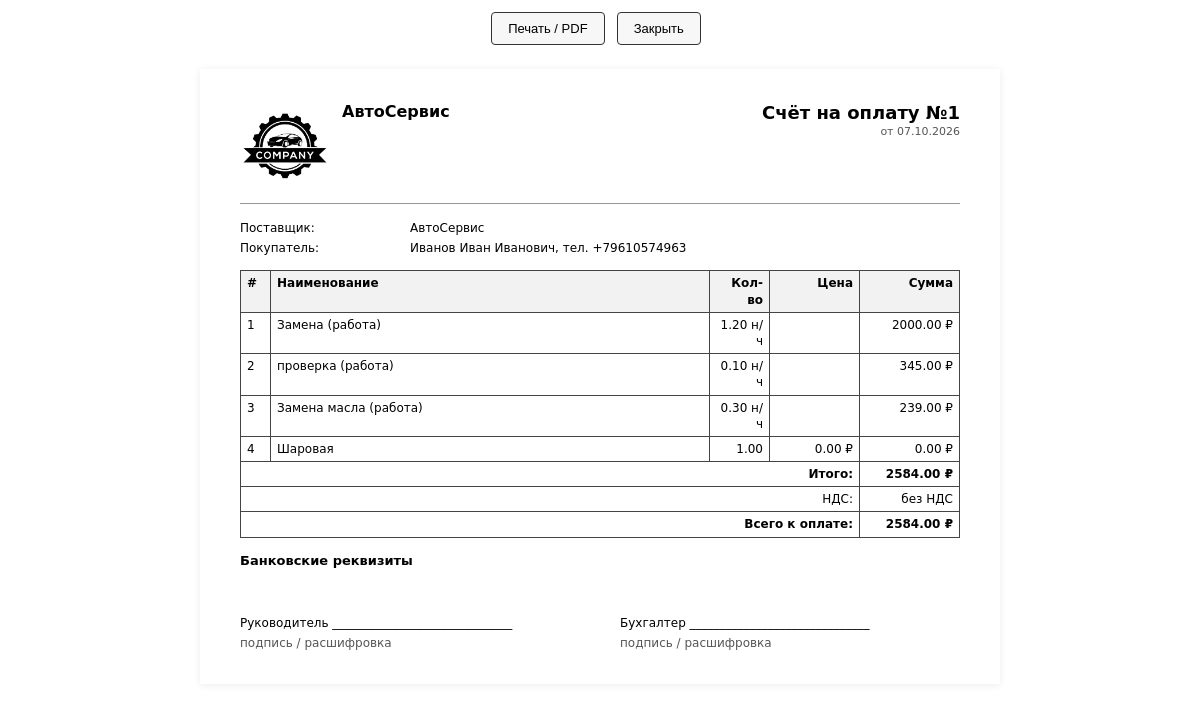
Screenshot of /orders/1/print/invoice with the database file from the repository.
### models.py (models this page shows, shortened)
class Settings(db.Model):
    __tablename__ = "settings"
    id = db.Column(db.Integer, primary_key=True)
    company_name = db.Column(db.String(200), default="АвтоСервис")
    legal_name = db.Column(db.String(300))
    inn = db.Column(db.String(20))
    ogrn = db.Column(db.String(20))
    address = db.Column(db.String(300))
    phone = db.Column(db.String(50))
    email = db.Column(db.String(120))
    director = db.Column(db.String(200))
    accountant = db.Column(db.String(200))
    bank_name = db.Column(db.String(200))
    bik = db.Column(db.String(20))
    account = db.Column(db.String(30))
    corr_account = db.Column(db.String(30))
    vat_rate = db.Column(db.Float, default=0)
    footer_note = db.Column(db.Text)
    logo_filename = db.Column(db.String(200))
    warranty_days = db.Column(db.Integer, default=14)
    sms_provider = db.Column(db.String(30), default="smsru")  # smsru, smsaero, bytehand, iqsms, gosms, smsc
    sms_api_id = db.Column(db.String(100))                    # для SMS.RU
    sms_email = db.Column(db.String(120))                     # для SMS Aero
    sms_api_key = db.Column(db.String(200))                   # для SMS Aero и других
    sms_login = db.Column(db.String(100))                     # для Bytehand, iqsms, smsc
    sms_password = db.Column(db.String(200))                  # для Bytehand, iqsms, smsc
    sms_sender = db.Column(db.String(50))                     # имя отправителя (подпись)
    sms_enabled = db.Column(db.Boolean, default=False)
    @classmethod
    def get(cls):
        s = cls.query.first()
        if s is None:
            s = cls()
            db.session.add(s)
            db.session.commit()
        return s

class Order(db.Model):
    __tablename__ = "orders"
    id = db.Column(db.Integer, primary_key=True)
    client_id = db.Column(db.Integer, db.ForeignKey("clients.id"), nullable=False, index=True)
    car_id = db.Column(db.Integer, db.ForeignKey("cars.id"), nullable=False, index=True)
    status = db.Column(db.String(20), nullable=False, default="new", index=True)
    intake_mileage = db.Column(db.Integer)
    complaint = db.Column(db.Text)
    notes = db.Column(db.Text)
    created_at = db.Column(db.DateTime, default=lambda: datetime.now(timezone.utc))
    closed_at = db.Column(db.DateTime)
    car = db.relationship("Car", backref="orders")
    works = db.relationship(
        "OrderWork",
        backref="order",
        cascade="all, delete-orphan",
        lazy=True,
        order_by="OrderWork.id",
    )
    parts = db.relationship(
        "OrderPart",
        backref="order",
        cascade="all, delete-orphan",
        lazy=True,
        order_by="OrderPart.id",
    )
    @property
    def total_works(self):
        return sum((w.price or 0) for w in self.works)
    @property
    def total_parts(self):
        return sum(((p.quantity or 0) * (p.price or 0)) for p in self.parts)
    @property
    def total(self):
        return self.total_works + self.total_parts

class Client(db.Model):
    __tablename__ = "clients"
    id = db.Column(db.Integer, primary_key=True)
    full_name = db.Column(db.String(200), nullable=False)
    phone = db.Column(db.String(30), nullable=False, unique=True, index=True)
    email = db.Column(db.String(120))
    comment = db.Column(db.Text)
    created_at = db.Column(db.DateTime, default=lambda: datetime.now(timezone.utc))
    cars = db.relationship("Car", backref="client", cascade="all, delete-orphan", lazy=True, order_by="Car.id.desc()")
    orders = db.relationship("Order", backref="client", lazy=True)

class OrderWork(db.Model):
    __tablename__ = "order_works"
    id = db.Column(db.Integer, primary_key=True)
    order_id = db.Column(db.Integer, db.ForeignKey("orders.id"), nullable=False, index=True)
    name = db.Column(db.String(200), nullable=False)
    hours = db.Column(db.Float, default=0)
    price = db.Column(db.Float, default=0)
    master = db.Column(db.String(120))
    master_id = db.Column(db.Integer, db.ForeignKey("masters.id"), nullable=True)
    master_obj = db.relationship("Master", backref="works")

class OrderPart(db.Model):
    __tablename__ = "order_parts"
    id = db.Column(db.Integer, primary_key=True)
    order_id = db.Column(db.Integer, db.ForeignKey("orders.id"), nullable=False, index=True)
    name = db.Column(db.String(200), nullable=False)
    quantity = db.Column(db.Float, default=1)
    price = db.Column(db.Float, default=0)
    part_id = db.Column(db.Integer, db.ForeignKey("parts.id"), nullable=True)
    written_off = db.Column(db.Boolean, default=False)
    stock_part = db.relationship("Part", backref="order_parts")
    @property
    def total(self):
        return (self.quantity or 0) * (self.price or 0)

### app.py (the view)
@app.route("/orders/<int:order_id>/print/invoice")
def print_invoice(order_id):
    order = db.session.get(Order, order_id)
    if order is None: abort(404)
    return render_template("print/invoice.html", order=order, s=Settings.get())

### app.py (called while the page is built)
@app.context_processor
def inject_globals():
    return {
        "ORDER_STATUSES": ORDER_STATUSES,
        "MOVEMENT_TYPES": MOVEMENT_TYPES,
        "MOVEMENT_COLORS": MOVEMENT_COLORS,
        "APPOINTMENT_STATUSES": APPOINTMENT_STATUSES,
        "APPOINTMENT_COLORS": APPOINTMENT_COLORS,
        "STATUS_COLORS": {
            "new": "secondary",
            "in_progress": "primary",
            "waiting_parts": "warning",
            "done": "info",
            "closed": "success",
            "canceled": "danger",
        },
    }

### templates/print/invoice.html (shortened to what this page needs)
{% extends "base_print.html" %}
{% block content %}
<div class="header">
    <div class="company">
        {% if s.logo_filename %}
            <img class="logo" src="{{ url_for('uploads_file', filename=s.logo_filename) }}" alt="">
        {% endif %}
        <div>
            <h2>{{ s.company_name or "АвтоСервис" }}</h2>
        </div>
    </div>
    <div class="doc-title">
        <h1>Счёт на оплату №{{ order.id }}</h1>
        <div class="muted">от {{ (order.closed_at or order.created_at).strftime("%d.%m.%Y") }}</div>
    </div>
</div>
<div class="section">
    <div class="kv">
        <div>Поставщик:</div><div>{{ s.legal_name or s.company_name or "АвтоСервис" }}
            {% if s.inn %}, ИНН {{ s.inn }}{% endif %}</div>
        <div>Покупатель:</div><div>{{ order.client.full_name }}{% if order.client.phone %}, тел. {{ order.client.phone }}{% endif %}</div>
    </div>
</div>
<div class="section">
    <table>
        <thead>
        <tr>
            <th style="width:30px">#</th>
            <th>Наименование</th>
            <th class="text-end" style="width:60px">Кол-во</th>
            <th class="text-end" style="width:90px">Цена</th>
            <th class="text-end" style="width:100px">Сумма</th>
        </tr>
        </thead>
        <tbody>
        {% set ns = namespace(idx=0) %}
        {% for w in order.works %}
            {% set ns.idx = ns.idx + 1 %}
            <tr>
                <td>{{ ns.idx }}</td>
                <td>{{ w.name }} (работа)</td>
                <td class="text-end">{{ "%.2f"|format(w.hours or 0) }} н/ч</td>
                <td class="text-end"></td>
                <td class="text-end">{{ "%.2f"|format(w.price or 0) }} ₽</td>
            </tr>
        {% endfor %}
        {% for p in order.parts %}
            {% set ns.idx = ns.idx + 1 %}
            <tr>
                <td>{{ ns.idx }}</td>
                <td>{{ p.name }}</td>
                <td class="text-end">{{ "%.2f"|format(p.quantity or 0) }}</td>
                <td class="text-end">{{ "%.2f"|format(p.price or 0) }} ₽</td>
                <td class="text-end">{{ "%.2f"|format(p.total) }} ₽</td>
            </tr>
        {% endfor %}
        <tr>
            <td colspan="4" class="text-end"><strong>Итого:</strong></td>
            <td class="text-end"><strong>{{ "%.2f"|format(order.total) }} ₽</strong></td>
        </tr>
        {% if s.vat_rate and s.vat_rate > 0 %}
            <tr>
                <td colspan="4" class="text-end">В т.ч. НДС {{ "%.2f"|format(s.vat_rate) }}%:</td>
                <td class="text-end">{{ "%.2f"|format(order.total * s.vat_rate / (100 + s.vat_rate)) }} ₽</td>
            </tr>
        {% else %}
            <tr><td colspan="4" class="text-end">НДС:</td><td class="text-end">без НДС</td></tr>
        {% endif %}
        <tr>
            <td colspan="4" class="text-end"><strong>Всего к оплате:</strong></td>
            <td class="text-end"><strong>{{ "%.2f"|format(order.total) }} ₽</strong></td>
        </tr>
        </tbody>
    </table>
</div>
<div class="section">
    <div class="section-title">Банковские реквизиты</div>
</div>
<div class="signatures">
    <div style="flex:1">
        <div>Руководитель ______________________________</div>
        <div class="muted" style="margin-top: 4px;">{{ s.director or "подпись / расшифровка" }}</div>
    </div>
    <div style="flex:1">
        <div>Бухгалтер ______________________________</div>
        <div class="muted" style="margin-top: 4px;">{{ s.accountant or "подпись / расшифровка" }}</div>
    </div>
</div>
{% endblock %}

### templates/base_print.html (style rules this page uses)
* { box-sizing: border-box; }
body { font-family: "DejaVu Sans", Arial, sans-serif; color: #000; margin: 0; padding: 0; background: #fff; font-size: 13px; line-height: 1.35; }
h1, h2, h3 { margin: 0 0 8px; }
h1 { font-size: 20px; }
h2 { font-size: 16px; }
table { width: 100%; border-collapse: collapse; margin: 8px 0; }
th, td { border: 1px solid #444; padding: 4px 6px; font-size: 12px; vertical-align: top; }
th { background: #f2f2f2; text-align: left; }
.text-end { text-align: right; }
.muted { color: #555; }
.header { display: flex; justify-content: space-between; align-items: flex-start; gap: 16px; border-bottom: 1px solid #999; padding-bottom: 12px; margin-bottom: 16px; }
.company { max-width: 60%; display: flex; gap: 12px; align-items: flex-start; }
.company .logo { max-width: 90px; max-height: 90px; }
.doc-title { text-align: right; }
.doc-title h1 { margin: 0; font-size: 18px; }
.doc-title .muted { font-size: 11px; }
.section { margin-top: 14px; }
.section-title { font-weight: bold; margin-bottom: 6px; font-size: 13px; }
.kv { display: grid; grid-template-columns: 160px 1fr; gap: 4px 10px; font-size: 12px; }
.signatures { margin-top: 40px; display: flex; justify-content: space-between; gap: 40px; font-size: 12px; }

### rows the page displays
Settings: logo_filename (picture), company_name "АвтоСервис", legal_name+company_name "АвтоСервис", director "подпись / расшифровка", accountant "подпись / расшифровка"
Order: id "1", closed_at+created_at "07.10.2026"
Client: client.full_name "Иванов Иван Иванович", client.phone "+79610574963"
OrderWork: idx "1", name "Замена", hours "1.20", price "2000.00", total "2584.00"
OrderWork: idx "2", name "проверка", hours "0.10", price "345.00"
OrderWork: idx "3", name "Замена масла", hours "0.30", price "239.00"
OrderPart: idx "4", name "Шаровая", quantity "1.00", price "0.00", total "0.00"
